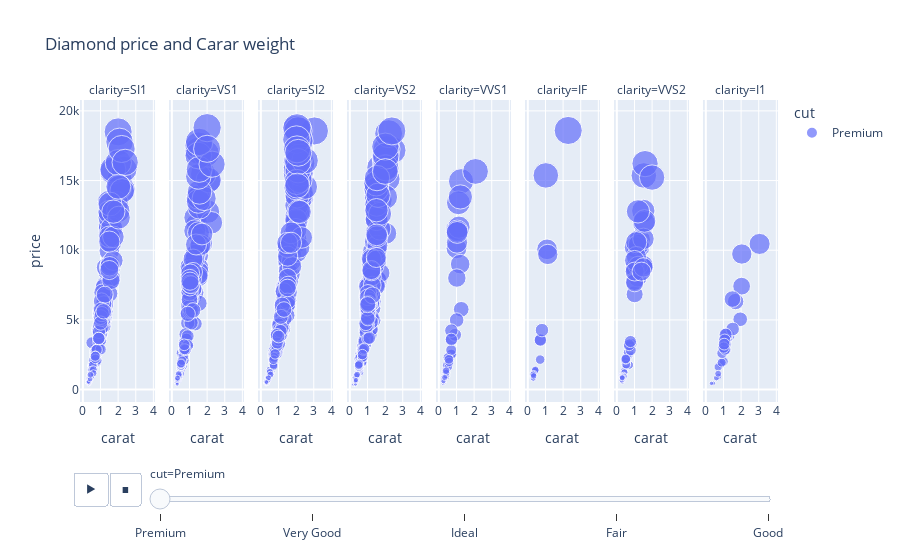

Notebook source saved alongside this figure:
### Code cell
# Scatter Plot

fig = px.scatter(df, x='carat',y='price',
                 color='cut',
                 size='price',
                 animation_frame='cut',
                 facet_col='clarity',
                 title='Diamond price and Carar weight')

fig.show()


# Save File in HTML

fig.write_html('images/diamond_price_carat_animated.html')

### Figure 1 — Plotly figure (JSON) as saved in the notebook; plotly's stock layout.template omitted (floating-point values rounded to 4 significant figures; data arrays with more than 128 entries replaced by an {"elided": "..."} marker saying what was removed)
{"data": [{"hovertemplate": "cut=Premium<br>clarity=SI1<br>carat=%{x}<br>price=%{marker.size}<extra></extra>", "legendgroup": "Premium", "marker": {"color": "#636efa", "size": {"elided": "361 int values"}, "sizemode": "area", "sizeref": 46.99, "symbol": "circle"}, "mode": "markers", "name": "Premium", "orientation": "v", "showlegend": true, "type": "scatter", "x": {"elided": "361 float values"}, "xaxis": "x", "y": {"elided": "361 int values"}, "yaxis": "y"}, {"hovertemplate": "cut=Premium<br>clarity=VS1<br>carat=%{x}<br>price=%{marker.size}<extra></extra>", "legendgroup": "Premium", "marker": {"color": "#636efa", "size": {"elided": "232 int values"}, "sizemode": "area", "sizeref": 46.99, "symbol": "circle"}, "mode": "markers", "name": "Premium", "orientation": "v", "showlegend": false, "type": "scatter", "x": {"elided": "232 float values"}, "xaxis": "x2", "y": {"elided": "232 int values"}, "yaxis": "y2"}, {"hovertemplate": "cut=Premium<br>clarity=SI2<br>carat=%{x}<br>price=%{marker.size}<extra></extra>", "legendgroup": "Premium", "marker": {"color": "#636efa", "size": {"elided": "300 int values"}, "sizemode": "area", "sizeref": 46.99, "symbol": "circle"}, "mode": "markers", "name": "Premium", "orientation": "v", "showlegend": false, "type": "scatter", "x": {"elided": "300 float values"}, "xaxis": "x3", "y": {"elided": "300 int values"}, "yaxis": "y3"}, {"hovertemplate": "cut=Premium<br>clarity=VS2<br>carat=%{x}<br>price=%{marker.size}<extra></extra>", "legendgroup": "Premium", "marker": {"color": "#636efa", "size": {"elided": "341 int values"}, "sizemode": "area", "sizeref": 46.99, "symbol": "circle"}, "mode": "markers", "name": "Premium", "orientation": "v", "showlegend": false, "type": "scatter", "x": {"elided": "341 float values"}, "xaxis": "x4", "y": {"elided": "341 int values"}, "yaxis": "y4"}, {"hovertemplate": "cut=Premium<br>clarity=VVS1<br>carat=%{x}<br>price=%{marker.size}<extra></extra>", "legendgroup": "Premium", "marker": {"color": "#636efa", "size": [2513, 1013, 1013, 10134, 2536, 14952, 680, 1013, 668, 1400, 740, 2302, 803, 1114, 786, 874, 732, 450, 1114, 1736, 1114, 13405, 1052, 1013, 910, 1200, 1207, 3566, 868, 552, 945, 600, 2840, 984, 15654, 1300, 789, 3932, 1071, 680, 990, 769, 13824, 10546, 942, 5761, 798, 4989, 11480, 1264, 1053, 600, 1637, 1179, 1267, 11654, 926, 9003, 4234, 1982, 1017, 3604, 1207, 2172, 1356, 11382, 868, 8005, 11279], "sizemode": "area", "sizeref": 46.99, "symbol": "circle"}, "mode": "markers", "name": "Premium", "orientation": "v", "showlegend": false, "type": "scatter", "x": [0.7, 0.45, 0.3, 1.0, 0.7, 1.26, 0.23, 0.3, 0.24, 0.38, 0.25, 0.52, 0.34, 0.33, 0.31, 0.37, 0.31, 0.25, 0.33, 0.45, 0.3, 1.11, 0.33, 0.3, 0.32, 0.38, 0.43, 0.72, 0.33, 0.3, 0.3, 0.26, 0.7, 0.33, 2.08, 0.39, 0.3, 0.92, 0.34, 0.23, 0.39, 0.26, 1.22, 1.03, 0.31, 1.27, 0.35, 1.01, 1.01, 0.43, 0.39, 0.26, 0.54, 0.42, 0.38, 1.14, 0.44, 1.21, 0.71, 0.59, 0.4, 0.71, 0.43, 0.57, 0.41, 1.04, 0.33, 1.02, 1.04], "xaxis": "x5", "y": [2513, 1013, 1013, 10134, 2536, 14952, 680, 1013, 668, 1400, 740, 2302, 803, 1114, 786, 874, 732, 450, 1114, 1736, 1114, 13405, 1052, 1013, 910, 1200, 1207, 3566, 868, 552, 945, 600, 2840, 984, 15654, 1300, 789, 3932, 1071, 680, 990, 769, 13824, 10546, 942, 5761, 798, 4989, 11480, 1264, 1053, 600, 1637, 1179, 1267, 11654, 926, 9003, 4234, 1982, 1017, 3604, 1207, 2172, 1356, 11382, 868, 8005, 11279], "yaxis": "y5"}, {"hovertemplate": "cut=Premium<br>clarity=IF<br>carat=%{x}<br>price=%{marker.size}<extra></extra>", "legendgroup": "Premium", "marker": {"color": "#636efa", "size": [2150, 988, 956, 947, 3591, 3545, 1074, 4268, 810, 956, 1207, 1300, 977, 816, 18594, 1433, 1389, 1129, 15370, 10065, 1085, 984, 9698], "sizemode": "area", "sizeref": 46.99, "symbol": "circle"}, "mode": "markers", "name": "Premium", "orientation": "v", "showlegend": false, "type": "scatter", "x": [0.7, 0.31, 0.3, 0.3, 0.7, 0.71, 0.36, 0.8, 0.3, 0.3, 0.33, 0.39, 0.31, 0.31, 2.29, 0.43, 0.42, 0.33, 1.02, 1.09, 0.3, 0.33, 1.13], "xaxis": "x6", "y": [2150, 988, 956, 947, 3591, 3545, 1074, 4268, 810, 956, 1207, 1300, 977, 816, 18594, 1433, 1389, 1129, 15370, 10065, 1085, 984, 9698], "yaxis": "y6"}, {"hovertemplate": "cut=Premium<br>clarity=VVS2<br>carat=%{x}<br>price=%{marker.size}<extra></extra>", "legendgroup": "Premium", "marker": {"color": "#636efa", "size": [1764, 2399, 10763, 965, 6843, 8025, 561, 10211, 706, 802, 743, 10203, 1974, 12821, 8770, 1129, 2012, 1295, 8870, 1909, 746, 878, 8930, 8774, 8623, 1115, 10221, 1838, 675, 1323, 2087, 11982, 707, 988, 983, 730, 10388, 877, 15365, 752, 1088, 780, 1814, 1052, 3266, 854, 2016, 10817, 698, 2290, 2658, 9548, 3105, 16215, 1786, 2827, 773, 936, 1099, 10577, 7762, 2160, 8870, 1052, 15214, 1192, 878, 2203, 3210, 7665, 9274, 936, 802, 999, 1013, 965, 12098, 3450, 1050, 12787, 741, 8470, 646, 1238, 8770, 1010, 951, 936, 878, 837, 8467], "sizemode": "area", "sizeref": 46.99, "symbol": "circle"}, "mode": "markers", "name": "Premium", "orientation": "v", "showlegend": false, "type": "scatter", "x": [0.7, 0.62, 1.3, 0.33, 1.01, 1.18, 0.32, 1.12, 0.35, 0.31, 0.33, 1.27, 0.51, 1.5, 1.51, 0.39, 0.52, 0.41, 1.5, 0.5, 0.37, 0.3, 1.51, 1.02, 1.03, 0.41, 1.01, 0.5, 0.3, 0.4, 0.51, 1.53, 0.31, 0.4, 0.36, 0.32, 1.24, 0.4, 1.53, 0.33, 0.4, 0.28, 0.5, 0.34, 0.81, 0.33, 0.5, 1.51, 0.31, 0.56, 0.67, 1.11, 0.72, 1.6, 0.54, 0.79, 0.32, 0.32, 0.3, 1.1, 1.0, 0.5, 1.2, 0.33, 2.0, 0.41, 0.3, 0.51, 0.7, 1.01, 1.0, 0.32, 0.31, 0.41, 0.3, 0.33, 1.57, 0.77, 0.4, 1.2, 0.33, 1.01, 0.28, 0.43, 1.51, 0.37, 0.41, 0.32, 0.3, 0.31, 1.4], "xaxis": "x7", "y": [1764, 2399, 10763, 965, 6843, 8025, 561, 10211, 706, 802, 743, 10203, 1974, 12821, 8770, 1129, 2012, 1295, 8870, 1909, 746, 878, 8930, 8774, 8623, 1115, 10221, 1838, 675, 1323, 2087, 11982, 707, 988, 983, 730, 10388, 877, 15365, 752, 1088, 780, 1814, 1052, 3266, 854, 2016, 10817, 698, 2290, 2658, 9548, 3105, 16215, 1786, 2827, 773, 936, 1099, 10577, 7762, 2160, 8870, 1052, 15214, 1192, 878, 2203, 3210, 7665, 9274, 936, 802, 999, 1013, 965, 12098, 3450, 1050, 12787, 741, 8470, 646, 1238, 8770, 1010, 951, 936, 878, 837, 8467], "yaxis": "y7"}, {"hovertemplate": "cut=Premium<br>clarity=I1<br>carat=%{x}<br>price=%{marker.size}<extra></extra>", "legendgroup": "Premium", "marker": {"color": "#636efa", "size": [1828, 945, 2964, 10453, 3901, 2017, 835, 3589, 7421, 1621, 5045, 1939, 3711, 6320, 9727, 3965, 2801, 4345, 3263, 3942, 2854, 1138, 452, 2607, 2869, 444, 6494, 3547, 3014, 3261], "sizemode": "area", "sizeref": 46.99, "symbol": "circle"}, "mode": "markers", "name": "Premium", "orientation": "v", "showlegend": false, "type": "scatter", "x": [0.86, 0.72, 1.05, 3.05, 1.29, 1.01, 0.6, 1.11, 2.03, 0.7, 1.95, 0.9, 1.16, 1.69, 2.04, 1.18, 1.04, 1.52, 1.11, 1.12, 1.12, 0.7, 0.43, 0.92, 1.08, 0.32, 1.51, 1.07, 1.01, 1.04], "xaxis": "x8", "y": [1828, 945, 2964, 10453, 3901, 2017, 835, 3589, 7421, 1621, 5045, 1939, 3711, 6320, 9727, 3965, 2801, 4345, 3263, 3942, 2854, 1138, 452, 2607, 2869, 444, 6494, 3547, 3014, 3261], "yaxis": "y8"}], "layout": {"annotations": [{"font": {}, "showarrow": false, "text": "clarity=SI1", "x": 0.05375, "xanchor": "center", "xref": "paper", "y": 1, "yanchor": "bottom", "yref": "paper"}, {"font": {}, "showarrow": false, "text": "clarity=VS1", "x": 0.1812, "xanchor": "center", "xref": "paper", "y": 1, "yanchor": "bottom", "yref": "paper"}, {"font": {}, "showarrow": false, "text": "clarity=SI2", "x": 0.3087, "xanchor": "center", "xref": "paper", "y": 1, "yanchor": "bottom", "yref": "paper"}, {"font": {}, "showarrow": false, "text": "clarity=VS2", "x": 0.4363, "xanchor": "center", "xref": "paper", "y": 1, "yanchor": "bottom", "yref": "paper"}, {"font": {}, "showarrow": false, "text": "clarity=VVS1", "x": 0.5637, "xanchor": "center", "xref": "paper", "y": 1, "yanchor": "bottom", "yref": "paper"}, {"font": {}, "showarrow": false, "text": "clarity=IF", "x": 0.6912, "xanchor": "center", "xref": "paper", "y": 1, "yanchor": "bottom", "yref": "paper"}, {"font": {}, "showarrow": false, "text": "clarity=VVS2", "x": 0.8188, "xanchor": "center", "xref": "paper", "y": 1, "yanchor": "bottom", "yref": "paper"}, {"font": {}, "showarrow": false, "text": "clarity=I1", "x": 0.9463, "xanchor": "center", "xref": "paper", "y": 1, "yanchor": "bottom", "yref": "paper"}], "legend": {"itemsizing": "constant", "title": {"text": "cut"}, "tracegroupgap": 0}, "sliders": [{"active": 0, "currentvalue": {"prefix": "cut="}, "len": 0.9, "pad": {"b": 10, "t": 60}, "steps": [{"args": [["Premium"], {"frame": {"duration": 0, "redraw": false}, "fromcurrent": true, "mode": "immediate", "transition": {"duration": 0, "easing": "linear"}}], "label": "Premium", "method": "animate"}, {"args": [["Very Good"], {"frame": {"duration": 0, "redraw": false}, "fromcurrent": true, "mode": "immediate", "transition": {"duration": 0, "easing": "linear"}}], "label": "Very Good", "method": "animate"}, {"args": [["Ideal"], {"frame": {"duration": 0, "redraw": false}, "fromcurrent": true, "mode": "immediate", "transition": {"duration": 0, "easing": "linear"}}], "label": "Ideal", "method": "animate"}, {"args": [["Fair"], {"frame": {"duration": 0, "redraw": false}, "fromcurrent": true, "mode": "immediate", "transition": {"duration": 0, "easing": "linear"}}], "label": "Fair", "method": "animate"}, {"args": [["Good"], {"frame": {"duration": 0, "redraw": false}, "fromcurrent": true, "mode": "immediate", "transition": {"duration": 0, "easing": "linear"}}], "label": "Good", "method": "animate"}], "x": 0.1, "xanchor": "left", "y": 0, "yanchor": "top"}], "title": {"text": "Diamond price and Carar weight"}, "updatemenus": [{"buttons": [{"args": [null, {"frame": {"duration": 500, "redraw": false}, "fromcurrent": true, "mode": "immediate", "transition": {"duration": 500, "easing": "linear"}}], "label": "&#9654;", "method": "animate"}, {"args": [[null], {"frame": {"duration": 0, "redraw": false}, "fromcurrent": true, "mode": "immediate", "transition": {"duration": 0, "easing": "linear"}}], "label": "&#9724;", "method": "animate"}], "direction": "left", "pad": {"r": 10, "t": 70}, "showactive": false, "type": "buttons", "x": 0.1, "xanchor": "right", "y": 0, "yanchor": "top"}], "xaxis": {"anchor": "y", "domain": [0, 0.1075], "title": {"text": "carat"}}, "xaxis2": {"anchor": "y2", "domain": [0.1275, 0.235], "matches": "x", "title": {"text": "carat"}}, "xaxis3": {"anchor": "y3", "domain": [0.255, 0.3625], "matches": "x", "title": {"text": "carat"}}, "xaxis4": {"anchor": "y4", "domain": [0.3825, 0.49], "matches": "x", "title": {"text": "carat"}}, "xaxis5": {"anchor": "y5", "domain": [0.51, 0.6175], "matches": "x", "title": {"text": "carat"}}, "xaxis6": {"anchor": "y6", "domain": [0.6375, 0.745], "matches": "x", "title": {"text": "carat"}}, "xaxis7": {"anchor": "y7", "domain": [0.765, 0.8725], "matches": "x", "title": {"text": "carat"}}, "xaxis8": {"anchor": "y8", "domain": [0.8925, 1], "matches": "x", "title": {"text": "carat"}}, "yaxis": {"anchor": "x", "domain": [0, 1], "title": {"text": "price"}}, "yaxis2": {"anchor": "x2", "domain": [0, 1], "matches": "y", "showticklabels": false}, "yaxis3": {"anchor": "x3", "domain": [0, 1], "matches": "y", "showticklabels": false}, "yaxis4": {"anchor": "x4", "domain": [0, 1], "matches": "y", "showticklabels": false}, "yaxis5": {"anchor": "x5", "domain": [0, 1], "matches": "y", "showticklabels": false}, "yaxis6": {"anchor": "x6", "domain": [0, 1], "matches": "y", "showticklabels": false}, "yaxis7": {"anchor": "x7", "domain": [0, 1], "matches": "y", "showticklabels": false}, "yaxis8": {"anchor": "x8", "domain": [0, 1], "matches": "y", "showticklabels": false}}}
